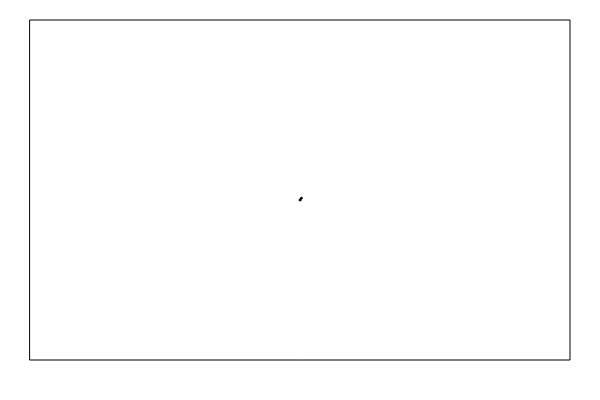
Frame 1 (no input)
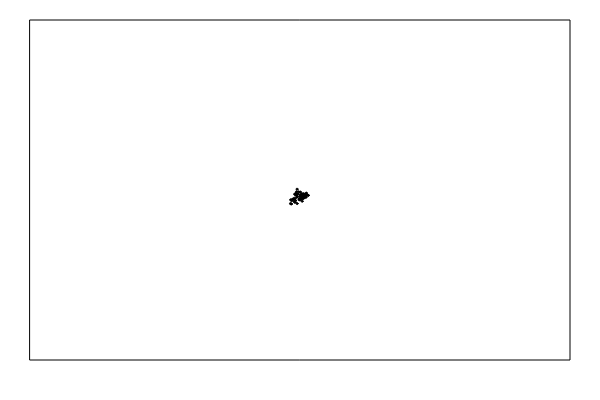
Frame 60 (no input)
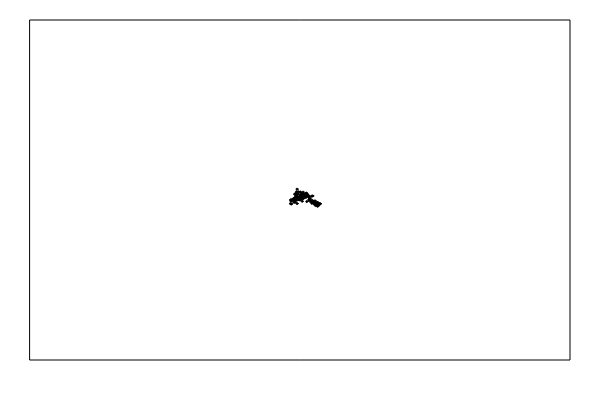
Frame 120 (the mouse pressed at the canvas centre since frame 60)

The p5.js sketch that drew these frames (run headless with seeded random() and noise() and a simulated clock; from frame 60 on, the mouse is pressed at the canvas centre):

// p5.js sketch
// ── sketch.js
var particleSize;
var x,y;
var stepSlider;
var mySpan;

function setup(){
	
	createElement('h3','Brownian Motion');
	createCanvas(600, 400);
	background(255)
	



	//settings to draw outer rect
	stroke('black'); //black line
	noFill(); //means no back ground colour in the box
	rect(30,20,600-60,400-60);//dimensions

	//settings to draw particle
	fill('black');
	x = 300;
	y = 200;
	particleSize = 2;
	ellipse(x,y,particleSize);

	//create text
	createElement('br');
	mySpan = createSpan('Step size: ');





	//draw slider
	stepSlider = createSlider(1,10,3);
	stepSlider.position(100,465);

	createP('Step size is the max distance the particle can cover in any direction.');
}

function draw(){
	var stepSize = stepSlider.value();
	mySpan.html('Step size: (' + stepSize + ')');

	//Calculate new values of x and y
	x = x + random(-stepSize, stepSize);
	y = y + random(-stepSize, stepSize);

	//TODO
	//Make sure x and y are inside the box drawn in line 13. 
	//You can use max() and min() functions
	x = max(30, x);
    x = min(570, x);

    y = max(20, y);
    y = min(360, y);

	ellipse(x,y,particleSize);
}
